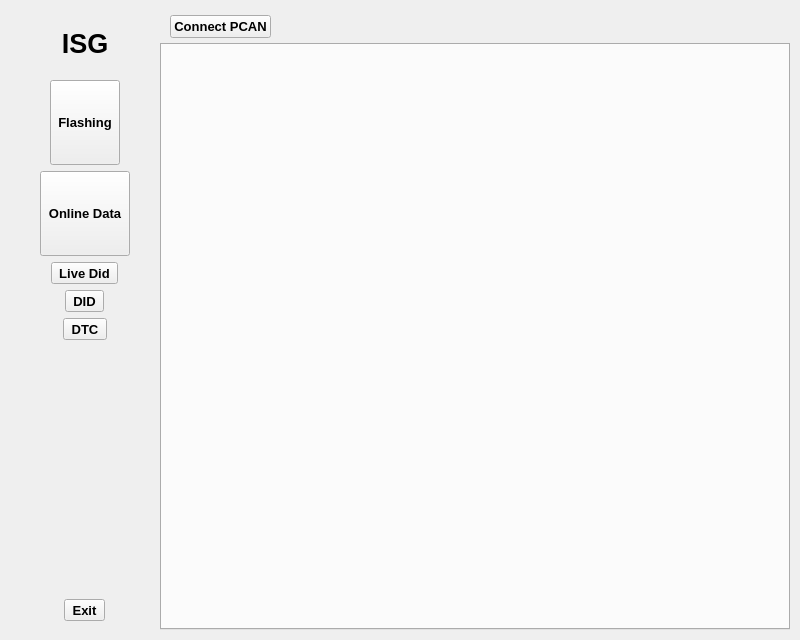
<?xml version="1.0" encoding="UTF-8"?>
<ui version="4.0">
 <class>MainWindow</class>
 <widget class="QMainWindow" name="MainWindow">
  <property name="geometry">
   <rect>
    <x>0</x>
    <y>0</y>
    <width>800</width>
    <height>640</height>
   </rect>
  </property>
  <property name="windowTitle">
   <string>MainWindow</string>
  </property>
  <property name="windowIcon">
   <iconset resource="../lib/assets/res_rc.qrc">
    <normaloff>:/images/isg_img.png</normaloff>:/images/isg_img.png</iconset>
  </property>
  <widget class="QWidget" name="screen">
   <layout class="QVBoxLayout" name="verticalLayout_3">
    <property name="leftMargin">
     <number>10</number>
    </property>
    <property name="topMargin">
     <number>10</number>
    </property>
    <property name="rightMargin">
     <number>10</number>
    </property>
    <property name="bottomMargin">
     <number>10</number>
    </property>
    <item>
     <layout class="QHBoxLayout" name="horizontalLayout_3">
      <property name="spacing">
       <number>0</number>
      </property>
      <item>
       <widget class="QWidget" name="left_content" native="true">
        <property name="minimumSize">
         <size>
          <width>150</width>
          <height>0</height>
         </size>
        </property>
        <property name="maximumSize">
         <size>
          <width>150</width>
          <height>16777215</height>
         </size>
        </property>
        <layout class="QVBoxLayout" name="verticalLayout_2">
         <property name="spacing">
          <number>0</number>
         </property>
         <property name="leftMargin">
          <number>0</number>
         </property>
         <property name="topMargin">
          <number>0</number>
         </property>
         <property name="rightMargin">
          <number>0</number>
         </property>
         <property name="bottomMargin">
          <number>0</number>
         </property>
         <item>
          <widget class="QWidget" name="menu_box" native="true">
           <property name="layoutDirection">
            <enum>Qt::LeftToRight</enum>
           </property>
           <layout class="QVBoxLayout" name="verticalLayout">
            <item>
             <widget class="QWidget" name="logo_box" native="true">
              <layout class="QHBoxLayout" name="horizontalLayout">
               <property name="bottomMargin">
                <number>15</number>
               </property>
               <item>
                <widget class="QLabel" name="isg_lbl_txt">
                 <property name="font">
                  <font>
                   <pointsize>20</pointsize>
                   <weight>75</weight>
                   <bold>true</bold>
                  </font>
                 </property>
                 <property name="frameShape">
                  <enum>QFrame::NoFrame</enum>
                 </property>
                 <property name="lineWidth">
                  <number>1</number>
                 </property>
                 <property name="text">
                  <string>ISG</string>
                 </property>
                 <property name="alignment">
                  <set>Qt::AlignCenter</set>
                 </property>
                </widget>
               </item>
              </layout>
             </widget>
            </item>
            <item alignment="Qt::AlignHCenter">
             <widget class="QToolButton" name="boot_btn">
              <property name="minimumSize">
               <size>
                <width>50</width>
                <height>85</height>
               </size>
              </property>
              <property name="font">
               <font>
                <pointsize>10</pointsize>
                <weight>75</weight>
                <bold>true</bold>
               </font>
              </property>
              <property name="cursor">
               <cursorShape>PointingHandCursor</cursorShape>
              </property>
              <property name="text">
               <string>Flashing</string>
              </property>
              <property name="icon">
               <iconset resource="../lib/assets/res_rc.qrc">
                <normaloff>:/images/boot_grey.png</normaloff>:/images/boot_grey.png</iconset>
              </property>
              <property name="iconSize">
               <size>
                <width>80</width>
                <height>50</height>
               </size>
              </property>
              <property name="checkable">
               <bool>true</bool>
              </property>
              <property name="toolButtonStyle">
               <enum>Qt::ToolButtonTextUnderIcon</enum>
              </property>
              <property name="autoRaise">
               <bool>false</bool>
              </property>
             </widget>
            </item>
            <item alignment="Qt::AlignHCenter">
             <widget class="QToolButton" name="odata_btn">
              <property name="minimumSize">
               <size>
                <width>50</width>
                <height>85</height>
               </size>
              </property>
              <property name="font">
               <font>
                <pointsize>10</pointsize>
                <weight>75</weight>
                <bold>true</bold>
               </font>
              </property>
              <property name="cursor">
               <cursorShape>PointingHandCursor</cursorShape>
              </property>
              <property name="text">
               <string>Online Data</string>
              </property>
              <property name="icon">
               <iconset resource="../lib/assets/res_rc.qrc">
                <normaloff>:/images/cloud.png</normaloff>:/images/cloud.png</iconset>
              </property>
              <property name="iconSize">
               <size>
                <width>80</width>
                <height>50</height>
               </size>
              </property>
              <property name="checkable">
               <bool>true</bool>
              </property>
              <property name="toolButtonStyle">
               <enum>Qt::ToolButtonTextUnderIcon</enum>
              </property>
              <property name="autoRaise">
               <bool>false</bool>
              </property>
             </widget>
            </item>
            <item alignment="Qt::AlignHCenter">
             <widget class="QToolButton" name="live_did_btn">
              <property name="font">
               <font>
                <pointsize>10</pointsize>
                <weight>75</weight>
                <bold>true</bold>
               </font>
              </property>
              <property name="cursor">
               <cursorShape>PointingHandCursor</cursorShape>
              </property>
              <property name="text">
               <string>Live Did</string>
              </property>
              <property name="icon">
               <iconset resource="../lib/assets/res_rc.qrc">
                <normaloff>:/images/reporting.png</normaloff>:/images/reporting.png</iconset>
              </property>
              <property name="iconSize">
               <size>
                <width>80</width>
                <height>50</height>
               </size>
              </property>
              <property name="checkable">
               <bool>true</bool>
              </property>
              <property name="toolButtonStyle">
               <enum>Qt::ToolButtonTextUnderIcon</enum>
              </property>
              <property name="autoRaise">
               <bool>false</bool>
              </property>
             </widget>
            </item>
            <item alignment="Qt::AlignHCenter">
             <widget class="QToolButton" name="did_btn">
              <property name="font">
               <font>
                <pointsize>10</pointsize>
                <weight>75</weight>
                <bold>true</bold>
               </font>
              </property>
              <property name="cursor">
               <cursorShape>PointingHandCursor</cursorShape>
              </property>
              <property name="text">
               <string>DID</string>
              </property>
              <property name="icon">
               <iconset resource="../lib/assets/res_rc.qrc">
                <normaloff>:/images/did_write.png</normaloff>:/images/did_write.png</iconset>
              </property>
              <property name="iconSize">
               <size>
                <width>80</width>
                <height>50</height>
               </size>
              </property>
              <property name="checkable">
               <bool>true</bool>
              </property>
              <property name="toolButtonStyle">
               <enum>Qt::ToolButtonTextUnderIcon</enum>
              </property>
              <property name="autoRaise">
               <bool>false</bool>
              </property>
             </widget>
            </item>
            <item alignment="Qt::AlignHCenter">
             <widget class="QToolButton" name="dtc_btn">
              <property name="font">
               <font>
                <pointsize>10</pointsize>
                <weight>75</weight>
                <bold>true</bold>
               </font>
              </property>
              <property name="cursor">
               <cursorShape>PointingHandCursor</cursorShape>
              </property>
              <property name="text">
               <string>DTC</string>
              </property>
              <property name="icon">
               <iconset resource="../lib/assets/res_rc.qrc">
                <normaloff>:/images/dtc_blue.png</normaloff>:/images/dtc_blue.png</iconset>
              </property>
              <property name="iconSize">
               <size>
                <width>80</width>
                <height>50</height>
               </size>
              </property>
              <property name="checkable">
               <bool>true</bool>
              </property>
              <property name="toolButtonStyle">
               <enum>Qt::ToolButtonTextUnderIcon</enum>
              </property>
             </widget>
            </item>
            <item>
             <spacer name="verticalSpacer_2">
              <property name="orientation">
               <enum>Qt::Vertical</enum>
              </property>
              <property name="sizeHint" stdset="0">
               <size>
                <width>20</width>
                <height>40</height>
               </size>
              </property>
             </spacer>
            </item>
            <item>
             <spacer name="verticalSpacer">
              <property name="orientation">
               <enum>Qt::Vertical</enum>
              </property>
              <property name="sizeHint" stdset="0">
               <size>
                <width>20</width>
                <height>221</height>
               </size>
              </property>
             </spacer>
            </item>
            <item alignment="Qt::AlignHCenter">
             <widget class="QToolButton" name="exit_btn">
              <property name="font">
               <font>
                <pointsize>10</pointsize>
                <weight>75</weight>
                <bold>true</bold>
               </font>
              </property>
              <property name="cursor">
               <cursorShape>PointingHandCursor</cursorShape>
              </property>
              <property name="text">
               <string>Exit</string>
              </property>
              <property name="icon">
               <iconset resource="../lib/assets/res_rc.qrc">
                <normaloff>:/images/power-switch.png</normaloff>:/images/power-switch.png</iconset>
              </property>
              <property name="iconSize">
               <size>
                <width>80</width>
                <height>50</height>
               </size>
              </property>
              <property name="toolButtonStyle">
               <enum>Qt::ToolButtonTextUnderIcon</enum>
              </property>
             </widget>
            </item>
           </layout>
          </widget>
         </item>
        </layout>
       </widget>
      </item>
      <item>
       <widget class="QWidget" name="main_content" native="true">
        <layout class="QVBoxLayout" name="verticalLayout_4">
         <property name="spacing">
          <number>0</number>
         </property>
         <property name="leftMargin">
          <number>0</number>
         </property>
         <property name="topMargin">
          <number>0</number>
         </property>
         <property name="rightMargin">
          <number>0</number>
         </property>
         <property name="bottomMargin">
          <number>0</number>
         </property>
         <item>
          <layout class="QHBoxLayout" name="horizontalLayout_2">
           <property name="spacing">
            <number>5</number>
           </property>
           <property name="leftMargin">
            <number>10</number>
           </property>
           <property name="topMargin">
            <number>5</number>
           </property>
           <property name="rightMargin">
            <number>5</number>
           </property>
           <property name="bottomMargin">
            <number>5</number>
           </property>
           <item>
            <widget class="QPushButton" name="connect_btn">
             <property name="font">
              <font>
               <family>MS Shell Dlg 2</family>
               <pointsize>10</pointsize>
               <weight>75</weight>
               <italic>false</italic>
               <bold>true</bold>
              </font>
             </property>
             <property name="cursor">
              <cursorShape>PointingHandCursor</cursorShape>
             </property>
             <property name="styleSheet">
              <string notr="true"/>
             </property>
             <property name="text">
              <string>Connect PCAN</string>
             </property>
             <property name="icon">
              <iconset resource="../lib/assets/res_rc.qrc">
               <normaloff>:/images/connect.png</normaloff>:/images/connect.png</iconset>
             </property>
             <property name="iconSize">
              <size>
               <width>30</width>
               <height>30</height>
              </size>
             </property>
             <property name="checkable">
              <bool>true</bool>
             </property>
            </widget>
           </item>
           <item>
            <widget class="QLabel" name="con_status_msg">
             <property name="text">
              <string/>
             </property>
            </widget>
           </item>
           <item>
            <widget class="QLabel" name="con_status_msg_2">
             <property name="text">
              <string/>
             </property>
            </widget>
           </item>
           <item>
            <spacer name="horizontalSpacer_5">
             <property name="orientation">
              <enum>Qt::Horizontal</enum>
             </property>
             <property name="sizeHint" stdset="0">
              <size>
               <width>40</width>
               <height>20</height>
              </size>
             </property>
            </spacer>
           </item>
           <item>
            <spacer name="horizontalSpacer_4">
             <property name="orientation">
              <enum>Qt::Horizontal</enum>
             </property>
             <property name="sizeHint" stdset="0">
              <size>
               <width>40</width>
               <height>20</height>
              </size>
             </property>
            </spacer>
           </item>
          </layout>
         </item>
         <item>
          <widget class="QTabWidget" name="tabWidget">
           <property name="focusPolicy">
            <enum>Qt::NoFocus</enum>
           </property>
           <property name="tabShape">
            <enum>QTabWidget::Rounded</enum>
           </property>
           <property name="currentIndex">
            <number>-1</number>
           </property>
           <property name="elideMode">
            <enum>Qt::ElideLeft</enum>
           </property>
           <property name="documentMode">
            <bool>false</bool>
           </property>
           <property name="tabsClosable">
            <bool>false</bool>
           </property>
           <property name="tabBarAutoHide">
            <bool>false</bool>
           </property>
          </widget>
         </item>
        </layout>
       </widget>
      </item>
     </layout>
    </item>
   </layout>
  </widget>
 </widget>
 <resources>
  <include location="../lib/assets/res_rc.qrc"/>
 </resources>
 <connections/>
</ui>
